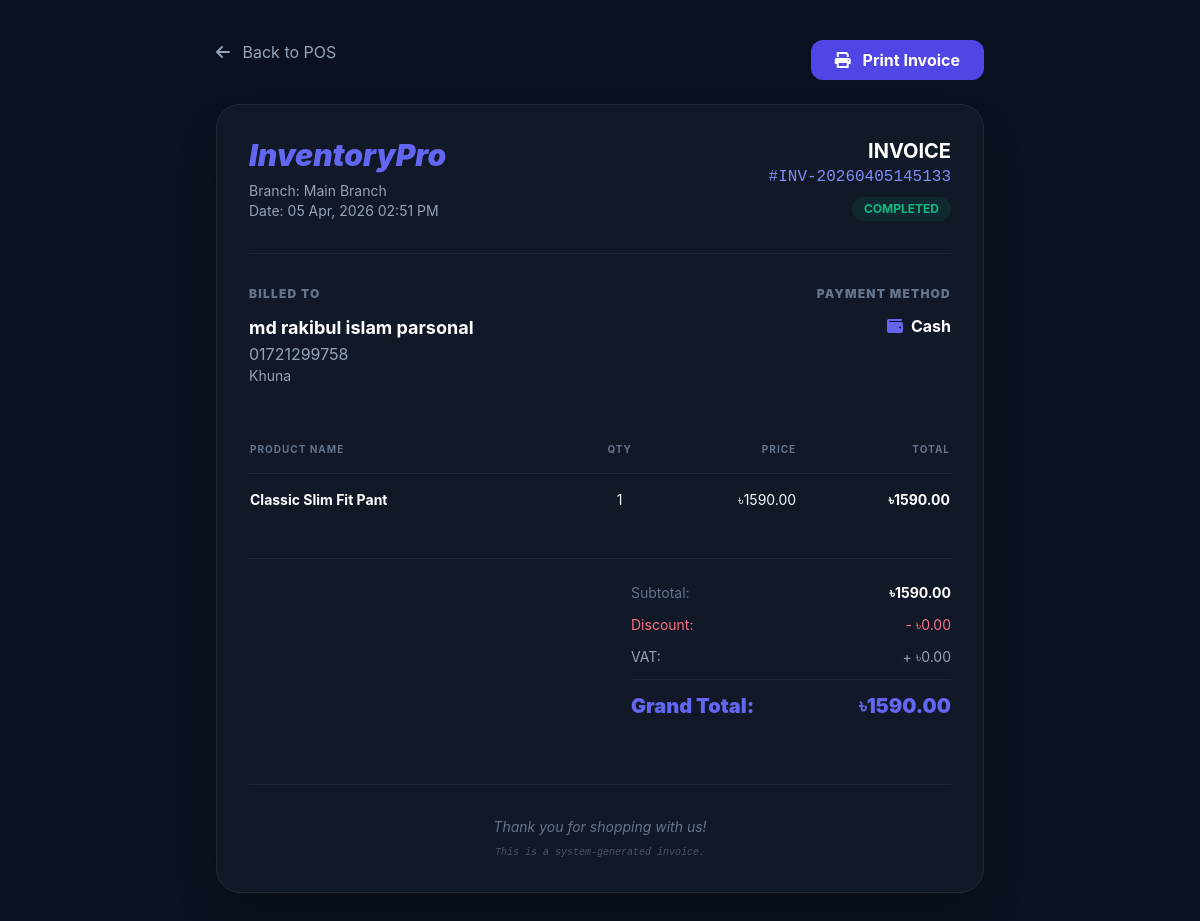
The page /sales/invoice/2/ on the database its author committed.
### sales/models.py (models this page shows, shortened)
class Sale(models.Model):
    STATUS_CHOICES = [('Completed', 'Completed'), ('Pending', 'Pending'), ('Refunded', 'Refunded')]
    invoice_no = models.CharField(max_length=50, unique=True)
    branch = models.ForeignKey(Branch, on_delete=models.CASCADE)
    customer_name = models.CharField(max_length=100, blank=True, null=True)
    customer_phone = models.CharField(max_length=15, blank=True, null=True)
    total_price = models.DecimalField(max_digits=10, decimal_places=2, default=0) # Eita check koro    payment_method = models.CharField(max_length=50, default='Bkash')
    status = models.CharField(max_length=20, choices=STATUS_CHOICES, default='Completed')
    date = models.DateTimeField(auto_now_add=True)
    payment_method = models.CharField(max_length=50)
    customer_location = models.CharField(max_length=255, blank=True, null=True)
    discount = models.DecimalField(max_digits=10, decimal_places=2, default=0)
    vat = models.DecimalField(max_digits=10, decimal_places=2, default=0)
    payable_amount = models.DecimalField(max_digits=10, decimal_places=2, default=0)

class SaleItem(models.Model):
    sale = models.ForeignKey(Sale, related_name='saleitem', on_delete=models.CASCADE)
    product = models.ForeignKey(Product, on_delete=models.CASCADE)
    quantity = models.PositiveIntegerField()
    price = models.DecimalField(max_digits=10, decimal_places=2)
    @property
    def subtotal(self):
        return self.price * self.quantity

### branches/models.py (models this page shows, shortened)
class Branch(models.Model):
    name = models.CharField(max_length=100)
    location = models.CharField(max_length=200)

### products/models.py (models this page shows, shortened)
class Product(models.Model):
    name = models.CharField(max_length=200)
    code = models.CharField(max_length=100, unique=True)
    price = models.DecimalField(max_digits=10, decimal_places=2)
    quantity = models.IntegerField(default=0)
    image = models.ImageField(upload_to='products/', null=True, blank=True)
    branch = models.ForeignKey(Branch, on_delete=models.CASCADE)
    category = models.ForeignKey(Category, on_delete=models.SET_NULL, null=True, blank=True)
    from django.db import models

### sales/views.py (the view)
# urls.py: path('invoice/<int:sale_id>/', views.GenerateInvoice.as_view(), name='generate_invoice'),
class GenerateInvoice(View):
    def get(self, request, sale_id, *args, **kwargs):
        sale = get_object_or_404(Sale, id=sale_id)
        items = SaleItem.objects.filter(sale=sale).select_related('product')
        subtotal = sum(item.price * item.quantity for item in items)
        discount = getattr(sale, 'discount', 0)
        vat = getattr(sale, 'vat', 0)
        grand_total = float(subtotal) - float(discount) + float(vat)
        context = {
            'sale': sale,
            'items': items,
            'subtotal': subtotal,
            'discount': discount,
            'vat': vat,
            'grand_total': grand_total,
        }
        return render(request, 'sales/invoice.html', context)

### sales/templates/sales/invoice.html (shortened to what this page needs)
<!DOCTYPE html>
<html lang="en">
<head>
    <script src="https://cdn.tailwindcss.com"></script>
    <link href="https://cdnjs.cloudflare.com/ajax/libs/font-awesome/6.0.0/css/all.min.css" rel="stylesheet">
</head>
<body class="p-4 md:p-10">
    <div class="max-w-3xl mx-auto">
        <div class="flex justify-between mb-6 no-print">
            <a href="{% url 'pos' %}" class="text-slate-400 hover:text-white transition">
                <i class="fas fa-arrow-left mr-2"></i> Back to POS
            </a>
            <button onclick="window.print()" class="bg-indigo-600 hover:bg-indigo-700 text-white px-6 py-2 rounded-xl font-bold transition">
                <i class="fas fa-print mr-2"></i> Print Invoice
            </button>
        </div>
        <div class="invoice-card p-8 shadow-2xl">
            <div class="flex flex-col md:flex-row justify-between items-start border-b border-slate-800 pb-8 mb-8">
                <div>
                    <h1 class="text-3xl font-black text-indigo-500 italic mb-2">InventoryPro</h1>
                    <p class="text-slate-400 text-sm">Branch: {{ sale.branch.name|default:"Main Branch" }}</p>
                    <p class="text-slate-400 text-sm">Date: {{ sale.date|date:"d M, Y h:i A" }}</p>
                </div>
                <div class="mt-4 md:mt-0 text-right">
                    <h2 class="text-xl font-bold text-white">INVOICE</h2>
                    <p class="text-indigo-400 font-mono">#{{ sale.invoice_no }}</p>
                    <span class="inline-block mt-2 px-3 py-1 bg-emerald-500/10 text-emerald-500 text-xs font-bold rounded-full uppercase">
                        {{ sale.status|default:"Paid" }}
                    </span>
                </div>
            </div>
            <div class="grid grid-cols-2 gap-8 mb-10">
                <div>
                    <h4 class="text-xs font-black text-slate-500 uppercase tracking-widest mb-3">Billed To</h4>
                    <p class="text-white font-bold text-lg">{{ sale.customer_name }}</p>
                    <p class="text-slate-400">{{ sale.customer_phone }}</p>
                    <p class="text-slate-400 text-sm">{{ sale.customer_location }}</p>
                </div>
                <div class="text-right">
                    <h4 class="text-xs font-black text-slate-500 uppercase tracking-widest mb-3">Payment Method</h4>
                    <p class="text-white font-bold"><i class="fas fa-wallet mr-2 text-indigo-500"></i>{{ sale.payment_method }}</p>
                </div>
            </div>
           <table class="w-full mb-8">
    <thead>
        <tr class="text-left border-b border-slate-800 text-slate-500 text-[10px] uppercase tracking-widest">
            <th class="py-4">Product Name</th>
            <th class="py-4 text-center">Qty</th>
            <th class="py-4 text-right">Price</th>
            <th class="py-4 text-right">Total</th>
        </tr>
    </thead>
    <tbody class="divide-y divide-slate-800/50 text-sm">
    {% for item in items %}
<tr>
    <td class="py-4 text-white font-bold">{{ item.product.name }}</td>
    <td class="py-4 text-center">{{ item.quantity }}</td>
    <td class="py-4 text-right">৳{{ item.price|floatformat:2 }}</td>
    <td class="py-4 text-right font-bold text-white">
        ৳{{ item.subtotal|floatformat:2 }}
    </td>
</tr>
{% endfor %}
    </tbody>
</table>
<div class="flex justify-end pt-6 border-t border-slate-800">
    <div class="w-full max-w-xs space-y-3">
        <div class="flex justify-between text-sm">
            <span class="text-slate-500">Subtotal:</span>
            <span class="text-white font-bold">৳{{ subtotal|floatformat:2 }}</span>
        </div>
        <div class="flex justify-between text-sm text-rose-400">
            <span>Discount:</span>
            <span>- ৳{{ discount|floatformat:2 }}</span>
        </div>
        <div class="flex justify-between text-sm text-slate-400">
            <span>VAT:</span>
            <span>+ ৳{{ vat }}</span>
        </div>
        <div class="flex justify-between text-xl font-black text-indigo-500 pt-3 border-t border-slate-800">
            <span>Grand Total:</span>
            <span>৳{{ grand_total|floatformat:2 }}</span>
        </div>
    </div>
</div>
            <div class="mt-16 pt-8 border-t border-slate-800 text-center">
                <p class="text-slate-500 text-sm italic">Thank you for shopping with us!</p>
                <p class="text-slate-600 text-[10px] mt-2 italic font-mono">This is a system-generated invoice.</p>
            </div>
        </div>
    </div>
</body>
</html>

### sales/templates/sales/invoice.html (style rules this page uses)
body { background-color: #0b1120; color: #f8fafc; font-family: 'Inter', sans-serif; }
.invoice-card { background: #111827; border: 1px solid #1f2937; border-radius: 1.5rem; }

### rows shown on the page
Sale: branch.name "Main Branch", date "05 Apr, 2026 02:51 PM", invoice_no "INV-20260405145133", status "COMPLETED", customer_name "md rakibul islam parsonal", customer_phone "01721299758", customer_location "Khuna", payment_method "Cash", discount "0.00", vat "0.00"
SaleItem: product.name "Classic Slim Fit Pant", quantity "1", price "1590.00", subtotal "1590.00"

### other values the page prints
{{ subtotal|floatformat:2 }} "1590.00"
{{ grand_total|floatformat:2 }} "1590.00"
